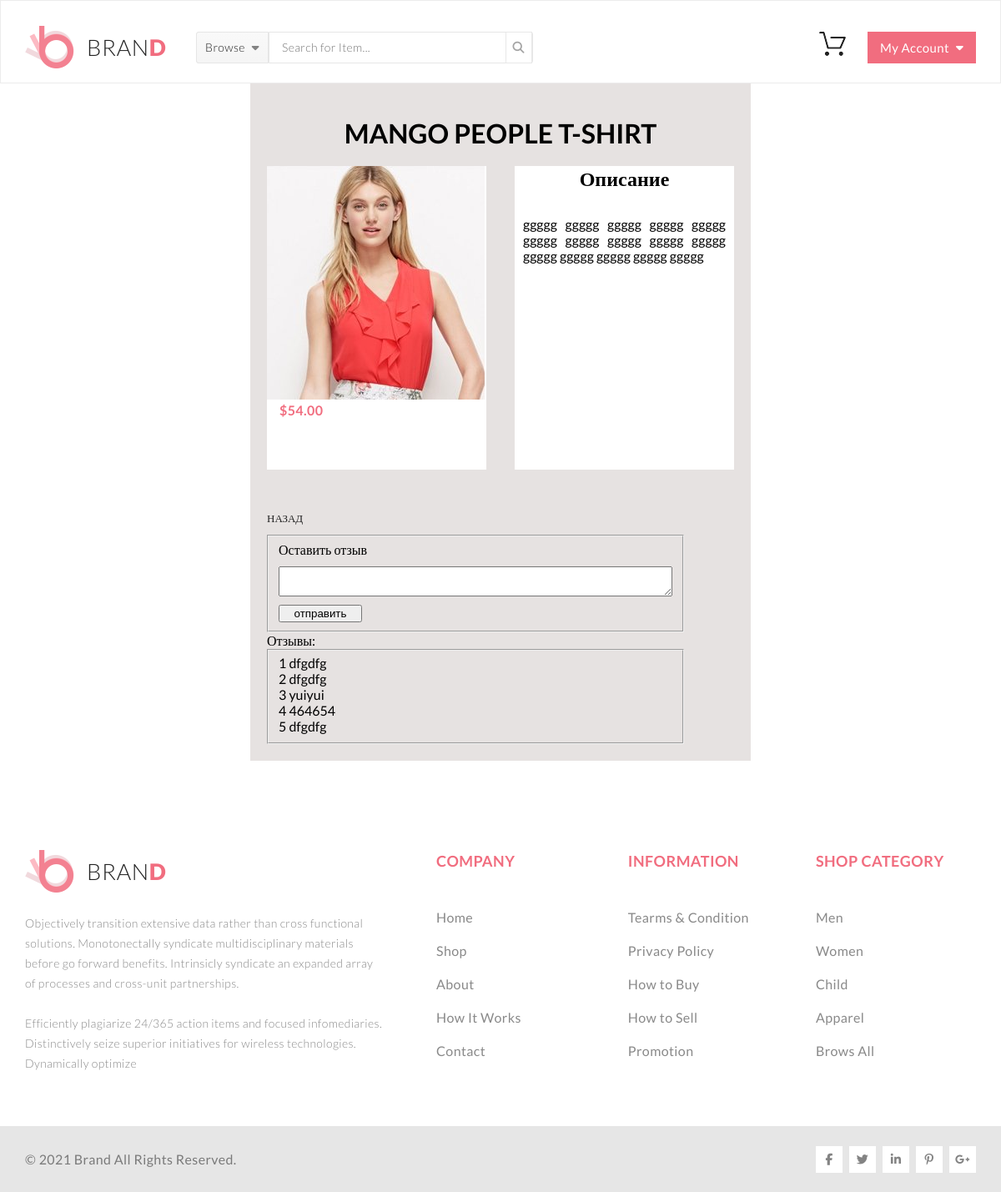
Screenshot of /details.php?action=count&img=rectangle_5_copy_1201.jpg&id=3 (signed in) with the database file from the repository.
### tables this page shows
CREATE TABLE `product` (
  `id` int(11) NOT NULL,
  `title` varchar(100) NOT NULL,
  `size` int(11) NOT NULL,
  `price` int(11) NOT NULL,
  `img` varchar(100) NOT NULL,
  `description` text NOT NULL,
  `count` int(11) NOT NULL
);

### details.php (shortened to what this page needs)
<?php
    include "./config/config.php";
    $id = (int)($_GET['id']);
    $sql="SELECT * FROM `product` WHERE `id`=$id";
    $res = mysqli_query($connect,$sql);
    $data = mysqli_fetch_assoc($res);
?>
<!DOCTYPE html>
<html lang="en">
<head>
	<link rel="stylesheet" href="css/style.css">
    <link rel="stylesheet" href="css/details.css">
</head>
<body>
<? include "./templates/header.php"; ?>
<div class="details-product-cont-elem">
    <div class="details-product-cont-elem-heder">
        <h1 ><?=$data['title']?></h1>
    </div>
    <div class="details-product-cont-elem-blok">
        <div class="product-cont-elem">
					<img src="img/<?=$data['img']?>" alt="" >
					<div class="product-cont-elem-text">
						<p class="product-cont-img-p2">$<?=$data['price']?>.00</p>
					</div>
        </div>
        <div class="product-cont-elem details-col">
            <h2 > Описание </h2>
            <p class="details-p1" align="justify"> <?=$data['description']?> </p>
        </div>
    </div>
    <a href="index.php" >
        <p class="product-cont-img-p1"> Назад</p>
    </a>
    <form enctype="multipart/form-data">
        <fieldset  class="container">
            <p>Оставить отзыв</p>
            <textarea id="reviews" class="container-i"></textarea>
            <input onclick="send()" value="отправить"  type="button" class="container-b"/>
        </fieldset>
    </form>
    <div>
        <p>Отзывы:</p>
        <fieldset class="container">
            <?php
             $sql="SELECT `title` FROM `reviews` WHERE `id_product`=$id";
             $res = mysqli_query($connect,$sql);
            while($reviews = mysqli_fetch_assoc($res)):?>
                    <div class="">
                    <?=$count+=1?>
                    <?=$reviews['title']?>
                    </div>
            <?php endwhile;?>
        </fieldset>
    </div>
</div>
<? include "./templates/footer.php"; ?>
</body>
</html>

### css/style.css (style rules this page uses)
*, h1 { -webkit-box-sizing: border-box; box-sizing: border-box; margin: 0; }
body { margin: 0; font-family: "MyriadProRegular"; }
* { -webkit-box-sizing: border-box; box-sizing: border-box; margin: 0; }
body { margin: 0; font-family: Lato; }
.container { max-width: 1600px; }
a { text-decoration: none; }
.product-cont-elem { position: relative; width: 263px; height: 364px; background-color: #ffffff; text-align: left; margin-bottom: 38px; -webkit-transition-duration: 0.5s; transition-duration: 0.5s; }
.product-cont-elem-text { padding-left: 15px; }
.product-cont-img-p1 { font-family: Lato; font-size: 13px; line-height: 40px; font-weight: 400; text-transform: uppercase; color: #222222; }
.product-cont-img-p2 { font-size: 16px; font-family: Lato; line-height: 1.2; font-weight: 700; letter-spacing: 0.025em; text-transform: uppercase; color: #f16d7f; }

### css/details.css (style rules this page uses)
.details-product-cont-elem { background-color: #e6e2e1; width: 600px; margin: auto; padding: 20px; }
.details-product-cont-elem-heder { width: 100%; text-align: center; margin-top: 20px; margin-bottom: 20px; }
.details-product-cont-elem-blok { display: flex; justify-content: space-between; }
.details-p1 { margin-top: 20px; padding: 10px; overflow: hidden; }
.details-col { text-align: center; }
.container { width:500px; display: flex; flex-direction: column; }
.container-i { margin: 10px 0 10px 0; }
.container-b { width: 100px; cursor: pointer; }

### rows the page displays
product: title "MANGO PEOPLE T-SHIRT", img (picture), price "54", description "ggggg ggggg ggggg ggggg ggggg ggggg ggggg ggggg ggggg ggggg ggggg ggggg ggggg ggggg ggggg"

### other values shown
$count+=1 "1"
$reviews['title'] "dfgdfg"
$count+=1 "2"
$count+=1 "3"
$reviews['title'] "yuiyui"
$count+=1 "4"
$reviews['title'] "464654"
$count+=1 "5"
